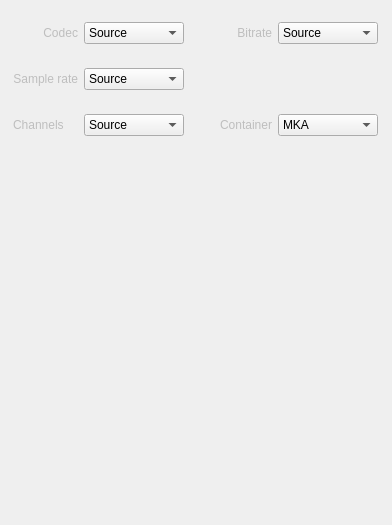
                           <widget class="QWidget" name="scrollAreaWidgetContents_1">
                            <property name="geometry">
                             <rect>
                              <x>0</x>
                              <y>0</y>
                              <width>392</width>
                              <height>525</height>
                             </rect>
                            </property>
                            <layout class="QGridLayout" name="gridLayout_32">
                             <property name="leftMargin">
                              <number>0</number>
                             </property>
                             <property name="topMargin">
                              <number>0</number>
                             </property>
                             <property name="rightMargin">
                              <number>0</number>
                             </property>
                             <property name="bottomMargin">
                              <number>0</number>
                             </property>
                             <property name="spacing">
                              <number>0</number>
                             </property>
                             <item row="0" column="0">
                              <widget class="QFrame" name="frameAudioExport">
                               <property name="minimumSize">
                                <size>
                                 <width>390</width>
                                 <height>200</height>
                                </size>
                               </property>
                               <property name="frameShape">
                                <enum>QFrame::Shape::NoFrame</enum>
                               </property>
                               <property name="frameShadow">
                                <enum>QFrame::Shadow::Plain</enum>
                               </property>
                               <layout class="QGridLayout" name="gridLayout_11">
                                <property name="leftMargin">
                                 <number>9</number>
                                </property>
                                <property name="topMargin">
                                 <number>22</number>
                                </property>
                                <property name="rightMargin">
                                 <number>9</number>
                                </property>
                                <property name="bottomMargin">
                                 <number>0</number>
                                </property>
                                <property name="verticalSpacing">
                                 <number>0</number>
                                </property>
                                <item row="0" column="0">
                                 <layout class="QGridLayout" name="gridLayout_14">
                                  <property name="horizontalSpacing">
                                   <number>6</number>
                                  </property>
                                  <property name="verticalSpacing">
                                   <number>24</number>
                                  </property>
                                  <item row="1" column="2">
                                   <widget class="QComboBox" name="comboBox_audio_sampling">
                                    <property name="enabled">
                                     <bool>true</bool>
                                    </property>
                                    <property name="minimumSize">
                                     <size>
                                      <width>0</width>
                                      <height>0</height>
                                     </size>
                                    </property>
                                    <property name="maximumSize">
                                     <size>
                                      <width>200</width>
                                      <height>25</height>
                                     </size>
                                    </property>
                                    <property name="autoFillBackground">
                                     <bool>false</bool>
                                    </property>
                                    <property name="styleSheet">
                                     <string notr="true"/>
                                    </property>
                                    <property name="editable">
                                     <bool>false</bool>
                                    </property>
                                    <property name="maxCount">
                                     <number>20</number>
                                    </property>
                                    <property name="iconSize">
                                     <size>
                                      <width>16</width>
                                      <height>16</height>
                                     </size>
                                    </property>
                                    <property name="frame">
                                     <bool>true</bool>
                                    </property>
                                    <item>
                                     <property name="text">
                                      <string>Source</string>
                                     </property>
                                    </item>
                                    <item>
                                     <property name="text">
                                      <string notr="true">8000</string>
                                     </property>
                                    </item>
                                    <item>
                                     <property name="text">
                                      <string notr="true">11025</string>
                                     </property>
                                    </item>
                                    <item>
                                     <property name="text">
                                      <string notr="true">16000</string>
                                     </property>
                                    </item>
                                    <item>
                                     <property name="text">
                                      <string notr="true">22050</string>
                                     </property>
                                    </item>
                                    <item>
                                     <property name="text">
                                      <string notr="true">32000</string>
                                     </property>
                                    </item>
                                    <item>
                                     <property name="text">
                                      <string notr="true">44100</string>
                                     </property>
                                    </item>
                                    <item>
                                     <property name="text">
                                      <string notr="true">48000</string>
                                     </property>
                                    </item>
                                    <item>
                                     <property name="text">
                                      <string notr="true">88200</string>
                                     </property>
                                    </item>
                                    <item>
                                     <property name="text">
                                      <string notr="true">96000</string>
                                     </property>
                                    </item>
                                    <item>
                                     <property name="text">
                                      <string notr="true">176400</string>
                                     </property>
                                    </item>
                                    <item>
                                     <property name="text">
                                      <string notr="true">192000</string>
                                     </property>
                                    </item>
                                   </widget>
                                  </item>
                                  <item row="0" column="1">
                                   <widget class="QLabel" name="label_credits_49">
                                    <property name="enabled">
                                     <bool>false</bool>
                                    </property>
                                    <property name="minimumSize">
                                     <size>
                                      <width>0</width>
                                      <height>0</height>
                                     </size>
                                    </property>
                                    <property name="maximumSize">
                                     <size>
                                      <width>3840</width>
                                      <height>24</height>
                                     </size>
                                    </property>
                                    <property name="text">
                                     <string>Codec</string>
                                    </property>
                                    <property name="alignment">
                                     <set>Qt::AlignmentFlag::AlignRight|Qt::AlignmentFlag::AlignTrailing|Qt::AlignmentFlag::AlignVCenter</set>
                                    </property>
                                   </widget>
                                  </item>
                                  <item row="0" column="6">
                                   <spacer name="horizontalSpacer_17">
                                    <property name="orientation">
                                     <enum>Qt::Orientation::Horizontal</enum>
                                    </property>
                                    <property name="sizeHint" stdset="0">
                                     <size>
                                      <width>10</width>
                                      <height>20</height>
                                     </size>
                                    </property>
                                   </spacer>
                                  </item>
                                  <item row="0" column="3">
                                   <spacer name="horizontalSpacer_13">
                                    <property name="orientation">
                                     <enum>Qt::Orientation::Horizontal</enum>
                                    </property>
                                    <property name="sizeType">
                                     <enum>QSizePolicy::Policy::Fixed</enum>
                                    </property>
                                    <property name="sizeHint" stdset="0">
                                     <size>
                                      <width>30</width>
                                      <height>20</height>
                                     </size>
                                    </property>
                                   </spacer>
                                  </item>
                                  <item row="0" column="5">
                                   <widget class="QComboBox" name="comboBox_audio_bitrate">
                                    <property name="enabled">
                                     <bool>true</bool>
                                    </property>
                                    <property name="minimumSize">
                                     <size>
                                      <width>100</width>
                                      <height>0</height>
                                     </size>
                                    </property>
                                    <property name="maximumSize">
                                     <size>
                                      <width>100</width>
                                      <height>25</height>
                                     </size>
                                    </property>
                                    <property name="autoFillBackground">
                                     <bool>false</bool>
                                    </property>
                                    <property name="styleSheet">
                                     <string notr="true"/>
                                    </property>
                                    <property name="editable">
                                     <bool>false</bool>
                                    </property>
                                    <property name="currentIndex">
                                     <number>0</number>
                                    </property>
                                    <property name="maxCount">
                                     <number>20</number>
                                    </property>
                                    <property name="iconSize">
                                     <size>
                                      <width>16</width>
                                      <height>16</height>
                                     </size>
                                    </property>
                                    <property name="frame">
                                     <bool>true</bool>
                                    </property>
                                    <item>
                                     <property name="text">
                                      <string>Source</string>
                                     </property>
                                    </item>
                                   </widget>
                                  </item>
                                  <item row="0" column="2">
                                   <widget class="QComboBox" name="comboBox_audio_codec">
                                    <property name="enabled">
                                     <bool>true</bool>
                                    </property>
                                    <property name="minimumSize">
                                     <size>
                                      <width>100</width>
                                      <height>0</height>
                                     </size>
                                    </property>
                                    <property name="maximumSize">
                                     <size>
                                      <width>100</width>
                                      <height>25</height>
                                     </size>
                                    </property>
                                    <property name="autoFillBackground">
                                     <bool>false</bool>
                                    </property>
                                    <property name="styleSheet">
                                     <string notr="true"/>
                                    </property>
                                    <property name="maxCount">
                                     <number>20</number>
                                    </property>
                                    <property name="iconSize">
                                     <size>
                                      <width>16</width>
                                      <height>16</height>
                                     </size>
                                    </property>
                                    <property name="frame">
                                     <bool>true</bool>
                                    </property>
                                    <item>
                                     <property name="text">
                                      <string>Source</string>
                                     </property>
                                    </item>
                                    <item>
                                     <property name="text">
                                      <string notr="true">AAC</string>
                                     </property>
                                    </item>
                                    <item>
                                     <property name="text">
                                      <string notr="true">AC3</string>
                                     </property>
                                    </item>
                                    <item>
                                     <property name="text">
                                      <string notr="true">DTS</string>
                                     </property>
                                    </item>
                                    <item>
                                     <property name="text">
                                      <string notr="true">Vorbis</string>
                                     </property>
                                    </item>
                                    <item>
                                     <property name="text">
                                      <string notr="true">Opus</string>
                                     </property>
                                    </item>
                                    <item>
                                     <property name="text">
                                      <string notr="true">PCM 16 bit</string>
                                     </property>
                                    </item>
                                    <item>
                                     <property name="text">
                                      <string notr="true">PCM 24 bit</string>
                                     </property>
                                    </item>
                                    <item>
                                     <property name="text">
                                      <string notr="true">PCM 32 bit</string>
                                     </property>
                                    </item>
                                   </widget>
                                  </item>
                                  <item row="4" column="2">
                                   <spacer name="verticalSpacer_13">
                                    <property name="orientation">
                                     <enum>Qt::Orientation::Vertical</enum>
                                    </property>
                                    <property name="sizeHint" stdset="0">
                                     <size>
                                      <width>20</width>
                                      <height>40</height>
                                     </size>
                                    </property>
                                   </spacer>
                                  </item>
                                  <item row="1" column="1">
                                   <widget class="QLabel" name="label_credits_50">
                                    <property name="enabled">
                                     <bool>false</bool>
                                    </property>
                                    <property name="minimumSize">
                                     <size>
                                      <width>0</width>
                                      <height>0</height>
                                     </size>
                                    </property>
                                    <property name="maximumSize">
                                     <size>
                                      <width>3840</width>
                                      <height>24</height>
                                     </size>
                                    </property>
                                    <property name="text">
                                     <string>Sample rate</string>
                                    </property>
                                    <property name="alignment">
                                     <set>Qt::AlignmentFlag::AlignRight|Qt::AlignmentFlag::AlignTrailing|Qt::AlignmentFlag::AlignVCenter</set>
                                    </property>
                                   </widget>
                                  </item>
                                  <item row="0" column="4">
                                   <widget class="QLabel" name="label_credits_51">
                                    <property name="enabled">
                                     <bool>false</bool>
                                    </property>
                                    <property name="minimumSize">
                                     <size>
                                      <width>0</width>
                                      <height>0</height>
                                     </size>
                                    </property>
                                    <property name="maximumSize">
                                     <size>
                                      <width>3840</width>
                                      <height>24</height>
                                     </size>
                                    </property>
                                    <property name="text">
                                     <string>Bitrate</string>
                                    </property>
                                    <property name="alignment">
                                     <set>Qt::AlignmentFlag::AlignRight|Qt::AlignmentFlag::AlignTrailing|Qt::AlignmentFlag::AlignVCenter</set>
                                    </property>
                                   </widget>
                                  </item>
                                  <item row="0" column="0">
                                   <spacer name="horizontalSpacer_18">
                                    <property name="orientation">
                                     <enum>Qt::Orientation::Horizontal</enum>
                                    </property>
                                    <property name="sizeHint" stdset="0">
                                     <size>
                                      <width>10</width>
                                      <height>20</height>
                                     </size>
                                    </property>
                                   </spacer>
                                  </item>
                                  <item row="2" column="2">
                                   <widget class="QComboBox" name="comboBox_audio_channels">
                                    <property name="minimumSize">
                                     <size>
                                      <width>0</width>
                                      <height>0</height>
                                     </size>
                                    </property>
                                    <property name="maximumSize">
                                     <size>
                                      <width>100</width>
                                      <height>25</height>
                                     </size>
                                    </property>
                                    <item>
                                     <property name="text">
                                      <string>Source</string>
                                     </property>
                                    </item>
                                    <item>
                                     <property name="text">
                                      <string>trim to 1 ch</string>
                                     </property>
                                    </item>
                                    <item>
                                     <property name="text">
                                      <string>trim to 2 ch</string>
                                     </property>
                                    </item>
                                   </widget>
                                  </item>
                                  <item row="2" column="1">
                                   <widget class="QLabel" name="label">
                                    <property name="enabled">
                                     <bool>false</bool>
                                    </property>
                                    <property name="maximumSize">
                                     <size>
                                      <width>16777215</width>
                                      <height>24</height>
                                     </size>
                                    </property>
                                    <property name="text">
                                     <string>Channels</string>
                                    </property>
                                   </widget>
                                  </item>
                                  <item row="2" column="5">
                                   <widget class="QComboBox" name="comboBox_audio_container">
                                    <property name="minimumSize">
                                     <size>
                                      <width>100</width>
                                      <height>0</height>
                                     </size>
                                    </property>
                                    <property name="maximumSize">
                                     <size>
                                      <width>100</width>
                                      <height>25</height>
                                     </size>
                                    </property>
                                    <item>
                                     <property name="text">
                                      <string notr="true">MKA</string>
                                     </property>
                                    </item>
                                   </widget>
                                  </item>
                                  <item row="2" column="4">
                                   <widget class="QLabel" name="label_2">
                                    <property name="enabled">
                                     <bool>false</bool>
                                    </property>
                                    <property name="text">
                                     <string>Container</string>
                                    </property>
                                   </widget>
                                  </item>
                                 </layout>
                                </item>
                               </layout>
                              </widget>
                             </item>
                            </layout>
                           </widget>
